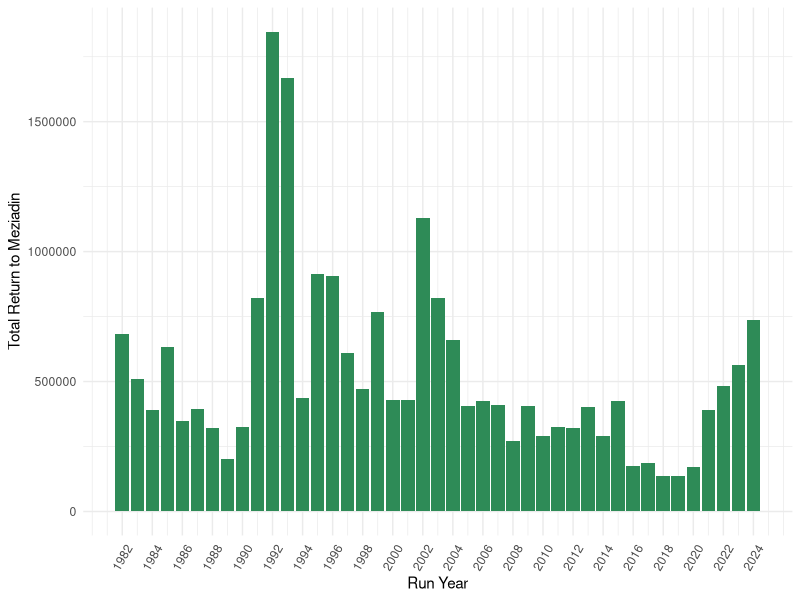
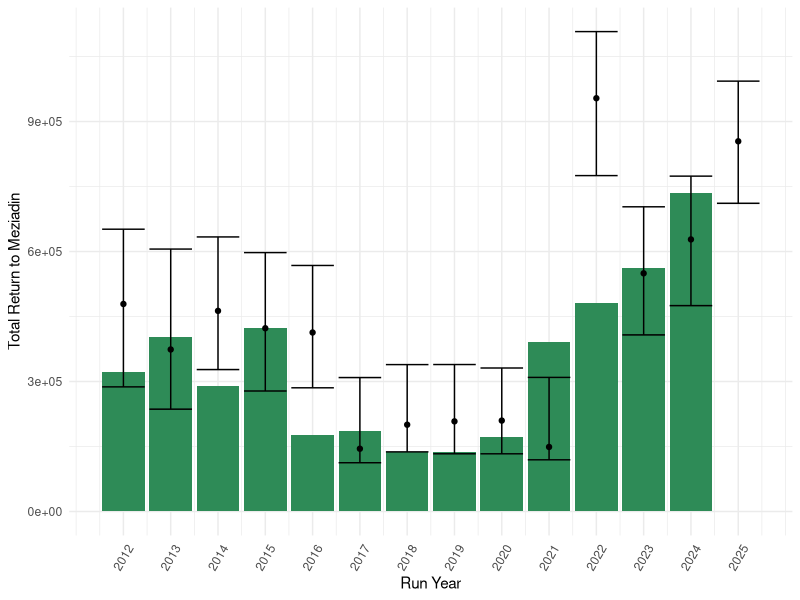
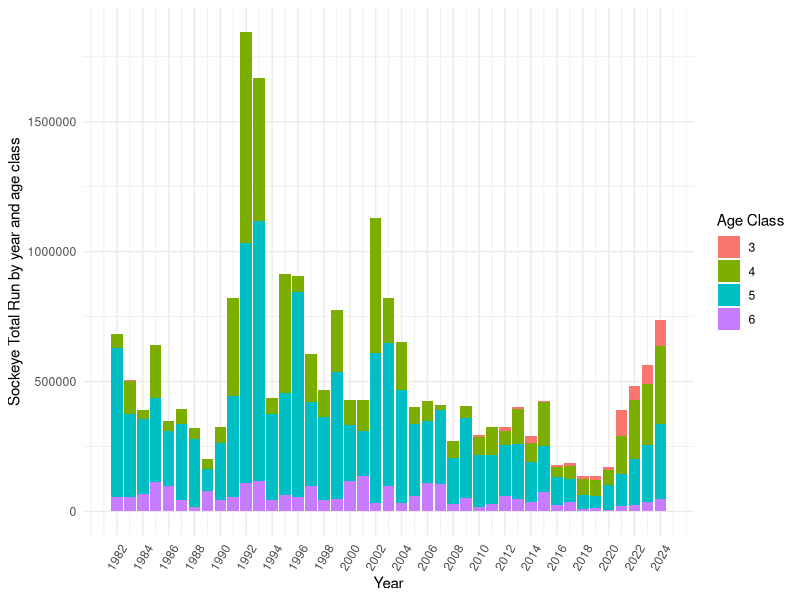
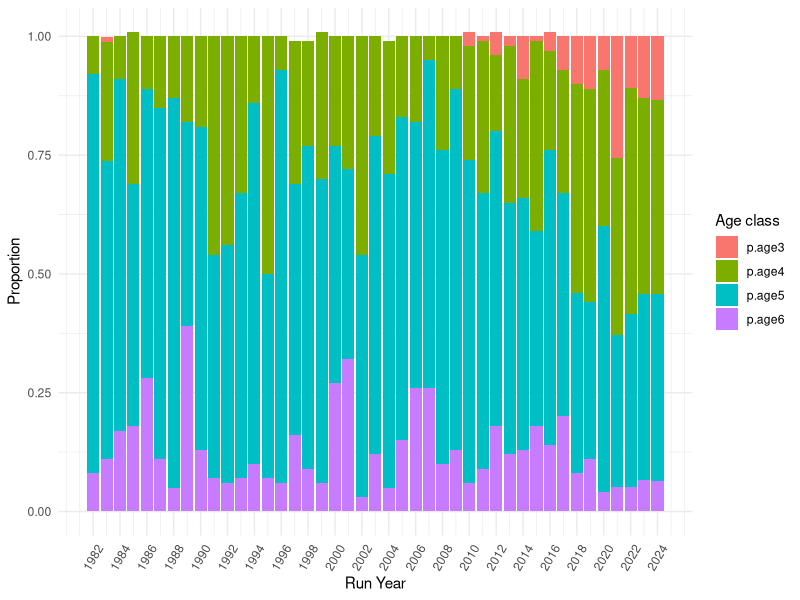

Write R code to recreate these figures, in order. (Note: this script raises an error after producing the figures.)
# Code to process (1) Meziadin sockeye run by age data and (2) escapement and total return data
# for Meziadin-specific sockeye run forecast using ForecastR
library(tidyverse)

# Read in Meziadin/Nass TE/TR data:
mez_nass_TR_TE <- read_csv("data/nass vs mez TR TE new.csv") %>%
  filter(type == "Total Return") %>%
  drop_na("Meziadin") %>%
  rename(runyear = year)

# Wide format to have total run and escapement as columns
TR_TE_wide <- pivot_wider(mez_nass_TR_TE, names_from = type, values_from = c(Meziadin, Nass)) %>%
  subset(select = -c(`Nass_Total Return`, mez.p, non.mez))

# Read new data (to 2023)
datanew <- read.csv("data/TRTC-Results--Nass-Sockeye_kke.csv") %>%
  filter(CU_Name == "Meziadin") %>%
  subset(select = -c(CU, SpeciesId, T_Idx_E, ExpFactor1, ExpFactor2, AdjSum, ObsE,
                     ExpFactor3, TE, CDN.Harvest, CDN.ER, Q1, Q2, Q3, ER.Indicator,
                     ER.Indicator.Lookup, ER.Source, StatArea, TRTC, Total.Harvest,
                     Total.ER, CU_Name)) %>%
  filter(Year %in% c("2018", "2019", "2020", "2021", "2022", "2023")) %>%
  rename(runyear = Year, `Meziadin_Total Return` = Total.Run)%>%
  mutate(`Meziadin_Total Return` = as.numeric(gsub(",","",`Meziadin_Total Return`)))

# ADD 2024 DATA TO NEW DATA:
# Meziadin total return is the escapement (fishwheel count) plus harvest before the fishwheel
# (about 49%). So fishwheel + (fishwheel*.49)
runyear <- c(2024)
mez_return <- c(735996.1) 
# calculated as Esc / (1-ER) using Meziadin fishwheel count for Esc and 0.49 for ER 
data24 <- data.frame(runyear, mez_return) %>%
  rename(`Meziadin_Total Return` = mez_return)

datanew <- bind_rows(datanew, data24)

# Merge old and new data (without ages):
all_mezdata <- bind_rows(TR_TE_wide, datanew)

# Read in predicted returns
predictions <- read.csv("data/mez_predictions.csv")

predictions <- full_join(all_mezdata, predictions, by="runyear") %>%
  filter(!is.na(predicted.return)) %>%
  mutate(predicted.return = as.numeric(predicted.return),
         p25 = as.numeric(p25),
         p75 = as.numeric(p75)) 

# Plot Meziadin total returns by year (no age breakdown)
ggplot(all_mezdata, aes(x = runyear, y = `Meziadin_Total Return`)) +
  geom_col(fill = "seagreen")+
  theme_minimal()+
  labs(x = "Run Year", y = "Total Return to Meziadin")+
  scale_x_continuous(breaks = round(seq(min(all_mezdata$runyear), max(all_mezdata$runyear), 
                                        by = 2),1))+
  theme(axis.text.x = element_text(angle = 60, vjust = 0.5))

### Add a line showing the pre-season forecasts
# Create a csv file for each year by changing forecast year and re-saving.
# Run each csv through forecastR
# Save sibling reg  point forecast, p25 and p75
# create a data frame of the forecasts
# bind with total return data - name something like ("predicted return")
# Plot by adding aes with line for predicted return, error bars for p25 and p75

ggplot(predictions, aes(x = runyear, y = `Meziadin_Total Return`)) +
  geom_col(fill = "seagreen") +
  geom_point(aes(x = runyear, y = predicted.return)) +
  geom_errorbar(
    aes(x = runyear, ymin = p25, ymax = p75),
    data = predictions, inherit.aes = FALSE) +
  theme_minimal()+
  labs(x = "Run Year", y = "Total Return to Meziadin")+
  scale_x_continuous(breaks = round(seq(min(predictions$runyear), max(predictions$runyear), 
                                        by = 1),1))+
  theme(axis.text.x = element_text(angle = 60, vjust = 0.5))


# Read in Meziadin age data -----------------------------------------------

mez_age <- read_csv("data/Mez scale data - Andy.csv") %>%
  rename(runyear = Year)

# new data to 2022
mez_age_2 <- read_csv("data/Mez ages for Andy.csv") %>%
  filter(Year %in% c("2020", "2021", "2022")) %>%
  rename(runyear = Year) %>%
  #add row for 2023 and 2024 with age percentages using the mean from the last 5y (2018-2022, and 2019-2023)
  add_row(runyear = 2023, AgeComp = "MeziadinAnnual", RunAge3 = 0.1288244, RunAge4 = 0.4137336, RunAge5 = 0.3906876, RunAge6 = 0.06675444,
          RunAge7 = 0, Total = 1.00) %>%
  add_row(runyear = 2024, AgeComp = "MeziadinAnnual", RunAge3 = 0.1345893, RunAge4 = 0.4084802, RunAge5 = 0.3928252, RunAge6 = 0.06410532,
           RunAge7 = 0, Total = 1.00)

mez_age <- rbind(mez_age, mez_age_2)

# Merge the two dataframes 
age_mezdata <- merge(all_mezdata, mez_age, by = "runyear") %>%
  subset(select = -c(RunAge7, AgeComp)) %>%
  # add sockeye escapement for each age class (total * percent age)
  # add sockeye total return number for each age class
  mutate("3" = RunAge3*`Meziadin_Total Return`,
         "4" = RunAge4*`Meziadin_Total Return`,
         "5" = RunAge5*`Meziadin_Total Return`,
         "6" = RunAge6*`Meziadin_Total Return`) %>%
  # column name for percentages
  rename(p.age3 = RunAge3, p.age4 = RunAge4, p.age5 = RunAge5, p.age6 = RunAge6)

# Format for plotting
age_mezdata_long <- age_mezdata %>%
  pivot_longer(cols = "3":"6", names_to = "tr_ageclass", values_to = "tr_count") %>%
  rename(`Age Class` = tr_ageclass)

prop_ages <- age_mezdata %>%
  pivot_longer(cols = "p.age3":"p.age6", names_to = "Age class", values_to = "proportion_age")

# Plot total run by year with age classes:
ggplot(age_mezdata_long, aes(x = runyear, y = tr_count, fill = `Age Class`)) +
  geom_col() +
  xlab("Year") +
  ylab("Sockeye Total Run by year and age class") +
  theme_minimal()+
  scale_x_continuous(breaks = round(seq(min(prop_ages$runyear), max(prop_ages$runyear), 
                                        by = 2),1)) +
  theme(axis.text.x = element_text(angle = 60, vjust = 0.5))

# Proportion of age classes by year
ggplot(prop_ages, aes(x = runyear, y = proportion_age, fill = `Age class`))+
  geom_col() +
  theme_minimal() +
  xlab("Run Year") +
  ylab("Proportion")+
  scale_x_continuous(breaks = round(seq(min(prop_ages$runyear), max(prop_ages$runyear), 
                                        by = 2),1)) +
  theme(axis.text.x = element_text(angle = 60, vjust = 0.5))


# FORMATTING FOR FORECASTR ------------------------------------------------


# Format identical to ForecastR example - removing escapement and just include total return data,
# add columns for stock, species etc

mez_forecastr <- age_mezdata_long %>%
  subset(select = -c(p.age3, p.age4, p.age5, p.age6, Total, 
                     `Meziadin_Total Return`)) %>%
  rename(Run_Year = runyear, Age_Class = `Age Class`, Average_Terminal_Run = tr_count) %>%
  #filter(Age_Class != "3") %>% # remove age class 3 (for now..) because lots of zeros for this age class
  mutate(Brood_Year = Run_Year - as.numeric(Age_Class),
         Stock_Name = "Meziadin",
         Stock_Species = "Sockeye",
         Stock_Abundance = "Terminal Run",
         Forecasting_Year = "2025") %>%
  select(Stock_Name, Stock_Species, Stock_Abundance, Forecasting_Year, Run_Year, Brood_Year,
         Age_Class, Average_Terminal_Run) %>%
  mutate(Average_Terminal_Run = ifelse(is.na(Average_Terminal_Run), 0, Average_Terminal_Run))


# remove values from columns 1-4, except for the first row
mez_forecastr <- mez_forecastr %>%
  mutate(
    Stock_Name = ifelse(row_number() == 1, Stock_Name, ""),
    Stock_Species = ifelse(row_number() == 1, Stock_Species, ""),
    Stock_Abundance = ifelse(row_number() == 1, Stock_Abundance, ""),
    Forecasting_Year = ifelse(row_number() == 1, Forecasting_Year, "")
  ) %>%
  mutate(Average_Terminal_Run = replace(Average_Terminal_Run, Average_Terminal_Run==0, 1))

write.csv(mez_forecastr, "~/coastland/nass-data-summaries/data/mez_forecastr.csv", row.names = FALSE)


# 2024 run prediction -----------------------------------------------------
# File for 2024 forecasting year (to compare forecast with actual 2024 run):

# mez_24 <- age_mezdata_long %>%
#   subset(select = -c(p.age3, p.age4, p.age5, p.age6, Total, 
#                      `Meziadin_Total Return`)) %>%
#   rename(Run_Year = runyear, Age_Class = `Age Class`, Average_Terminal_Run = tr_count) %>%
#   filter(Run_Year != "2024") %>% 
#   mutate(Brood_Year = Run_Year - as.numeric(Age_Class),
#          Stock_Name = "Meziadin",
#          Stock_Species = "Sockeye",
#          Stock_Abundance = "Terminal Run",
#          Forecasting_Year = "2024") %>%
#   select(Stock_Name, Stock_Species, Stock_Abundance, Forecasting_Year, Run_Year, Brood_Year,
#          Age_Class, Average_Terminal_Run) %>%
#   mutate(Average_Terminal_Run = ifelse(is.na(Average_Terminal_Run), 0, Average_Terminal_Run))
# 
# mez_24 <- mez_24 %>%
#   mutate(
#     Stock_Name = ifelse(row_number() == 1, Stock_Name, ""),
#     Stock_Species = ifelse(row_number() == 1, Stock_Species, ""),
#     Stock_Abundance = ifelse(row_number() == 1, Stock_Abundance, ""),
#     Forecasting_Year = ifelse(row_number() == 1, Forecasting_Year, "")
#   ) %>%
#   mutate(Average_Terminal_Run = replace(Average_Terminal_Run, Average_Terminal_Run==0, 1))
# 
# # write csv
# write.csv(mez_24, "~/coastland/nass-data-summaries/data/mez_24.csv", row.names = FALSE)
